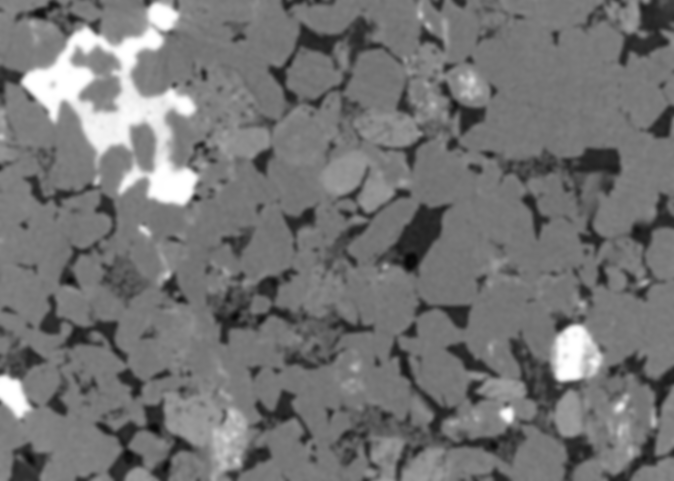
#> input picture images/sandstone_blur_2sigma.tif, 674 x 481 px
$ python '10_Image filtering Unsharp mask.py'
#> lines starting #> are read from the running program, lines starting #| are printed output that depends on the picture
#!/usr/bin/env python3
# -*- coding: utf-8 -*-
"""
Created on Mon Aug 29 17:38:24 2022

@author: timjim
"""

from skimage import io, img_as_float
from skimage.filters import unsharp_mask
from skimage.filters import gaussian

img = img_as_float(io.imread("images/sandstone_blur_2sigma.tif", as_gray=True))
#> img: shape (481, 674) float64; min 0.0235, max 1, mean 0.453

gaussian_img = gaussian(img, sigma=2, mode='constant', cval=0.0)

img2 = (img - gaussian_img)*2.
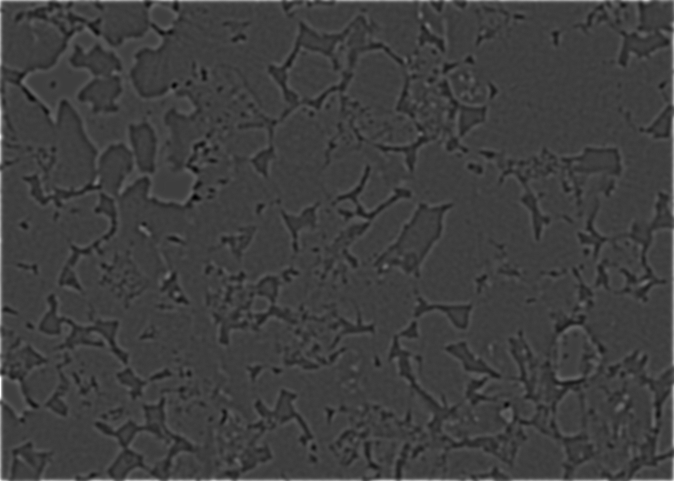
#> img2: shape (481, 674) float64; min -0.265, max 0.815, mean 0.00488; drawn with min black and max white

img3 = img + img2
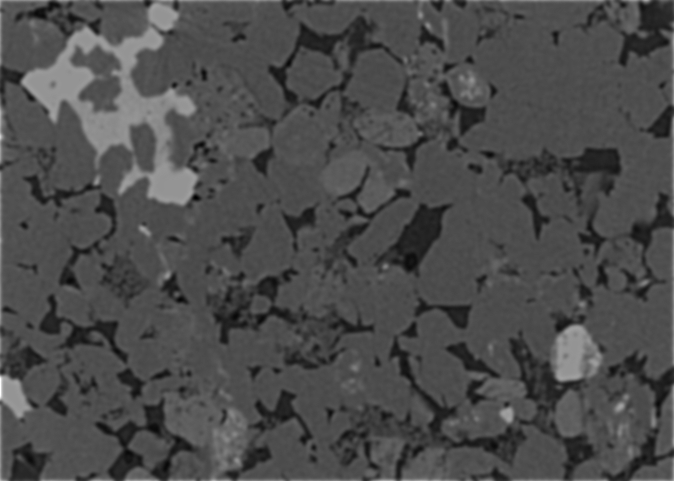
#> img3: shape (481, 674) float64; min -0.12, max 1.81, mean 0.457; drawn with min black and max white

from matplotlib import pyplot as plt
plt.imshow(img3, cmap="gray")


from skimage import io
from skimage.filters import unsharp_mask
img = io.imread("images/sandstone_blur_2sigma.tif")
#> img is the input picture: shape (481, 674); min 6, max 255, mean 115.4
#Radius defines the degree of blurring
#Amount defines the multiplication factor for original - blurred image
unsharped_img = unsharp_mask(img, radius=3, amount=2)
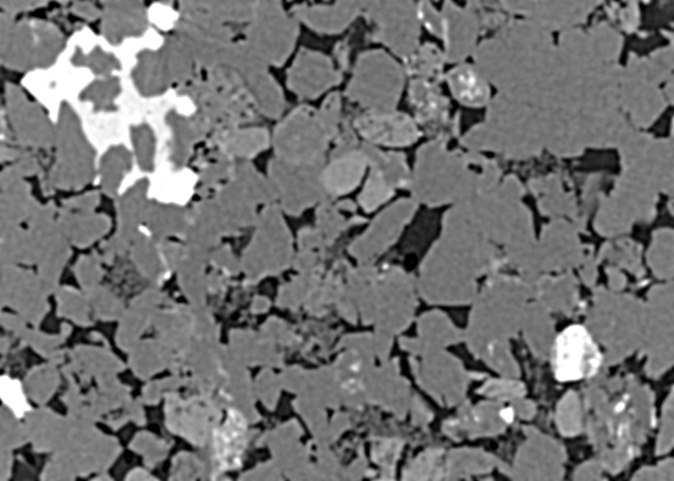
#> unsharped_img: shape (481, 674) float64; min 0, max 1, mean 0.452
import matplotlib.pyplot as plt
fig = plt.figure(figsize=(12, 12))
ax1 = fig.add_subplot(1,2,1)
ax1.imshow(img, cmap='gray')
ax1.title.set_text('Input Image')
ax2 = fig.add_subplot(1,2,2)
ax2.imshow(unsharped_img, cmap='gray')
ax2.title.set_text('Unsharped Image')
plt.show()
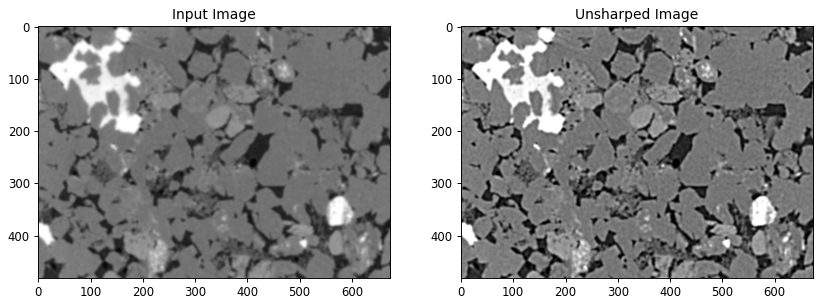
#> figure drawn by matplotlib, 2 panels
